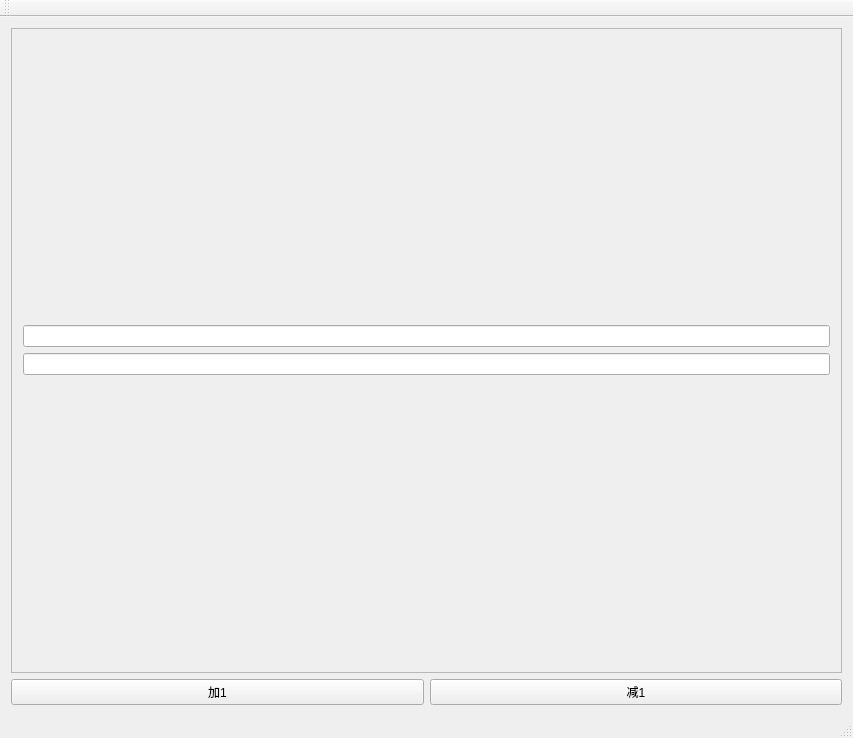
<?xml version="1.0" encoding="UTF-8"?>
<ui version="4.0">
 <class>MainWindowClass</class>
 <widget class="QMainWindow" name="MainWindowClass">
  <property name="geometry">
   <rect>
    <x>0</x>
    <y>0</y>
    <width>853</width>
    <height>738</height>
   </rect>
  </property>
  <property name="windowTitle">
   <string>MainWindow</string>
  </property>
  <widget class="QWidget" name="centralWidget">
   <layout class="QGridLayout" name="gridLayout_3">
    <item row="1" column="0">
     <widget class="QPushButton" name="btn_add">
      <property name="text">
       <string>加1</string>
      </property>
     </widget>
    </item>
    <item row="1" column="1">
     <widget class="QPushButton" name="btn_desc">
      <property name="text">
       <string>减1</string>
      </property>
     </widget>
    </item>
    <item row="0" column="0" colspan="2">
     <widget class="QScrollArea" name="scrollArea">
      <property name="widgetResizable">
       <bool>true</bool>
      </property>
      <widget class="QWidget" name="scrollAreaWidgetContents">
       <property name="geometry">
        <rect>
         <x>0</x>
         <y>0</y>
         <width>833</width>
         <height>634</height>
        </rect>
       </property>
       <layout class="QGridLayout" name="gridLayout_2">
        <item row="0" column="0">
         <layout class="QGridLayout" name="gridLayout">
          <item row="1" column="0">
           <widget class="QLineEdit" name="lineEdit_2"/>
          </item>
          <item row="0" column="0">
           <widget class="QLineEdit" name="lineEdit"/>
          </item>
         </layout>
        </item>
       </layout>
      </widget>
     </widget>
    </item>
   </layout>
  </widget>
  <widget class="QMenuBar" name="menuBar">
   <property name="geometry">
    <rect>
     <x>0</x>
     <y>0</y>
     <width>853</width>
     <height>22</height>
    </rect>
   </property>
  </widget>
  <widget class="QToolBar" name="mainToolBar">
   <attribute name="toolBarArea">
    <enum>TopToolBarArea</enum>
   </attribute>
   <attribute name="toolBarBreak">
    <bool>false</bool>
   </attribute>
  </widget>
  <widget class="QStatusBar" name="statusBar"/>
 </widget>
 <layoutdefault spacing="6" margin="11"/>
 <resources>
  <include location="gui.qrc"/>
 </resources>
 <connections/>
</ui>
